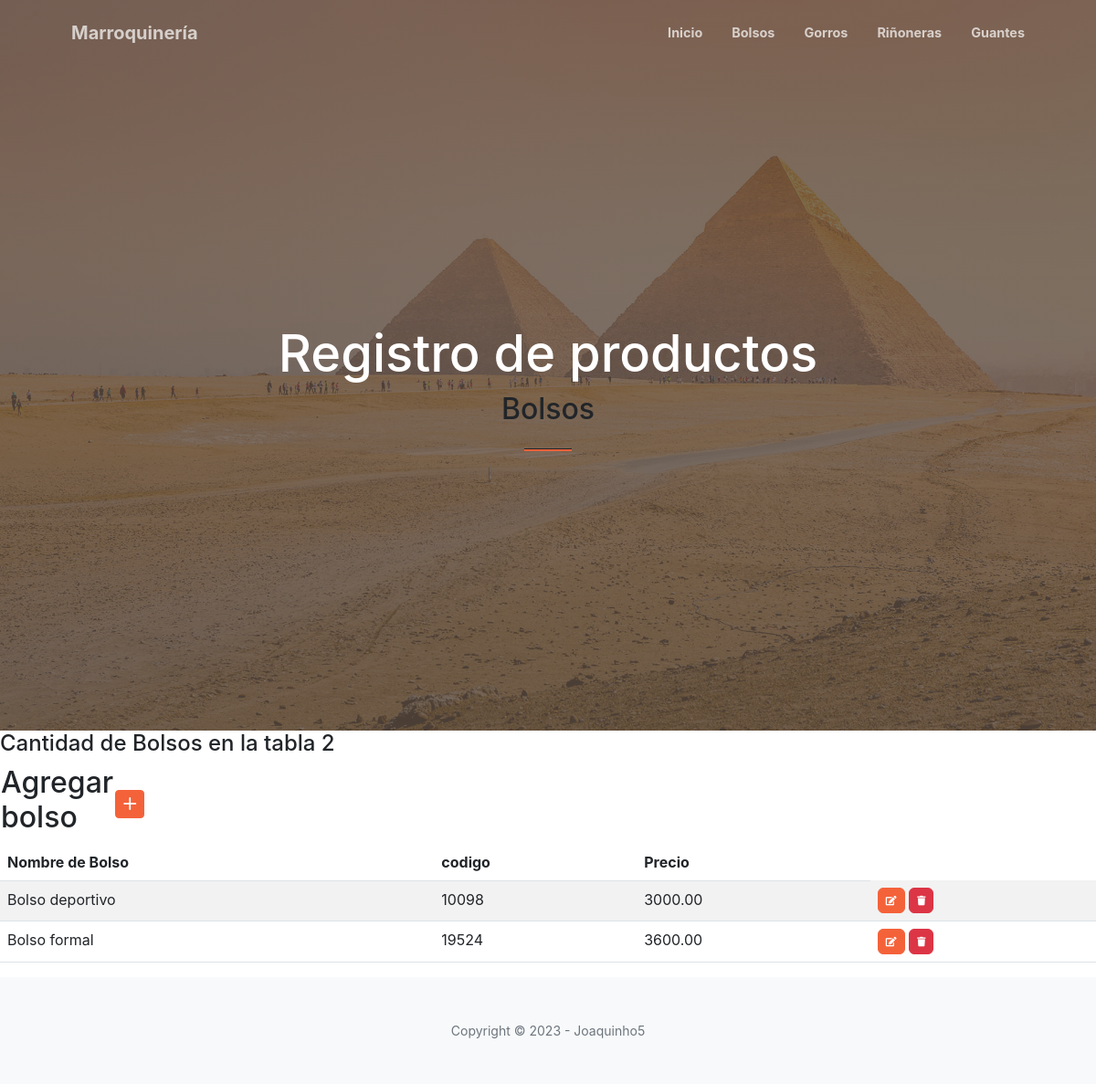
Page /bolsos/ on the committed database.
### aplicacion/models.py (models this page shows, shortened)
class Bolso(models.Model):
    nombre = models.CharField(max_length=200)
    codigo = models.CharField(max_length=200)
    precio = models.DecimalField(max_digits=10, decimal_places=2)

### aplicacion/views.py (the view)
# urls.py: path('bolsos/', bolso, name="bolso"),
def bolso(request):
    contexto = {'Bolsos': Bolso.objects.all()}
    return render(request, "aplicacion/bolso.html", contexto)

### aplicacion/templates/aplicacion/bolso.html
{% extends 'aplicacion/base.html' %}
{% load static %}
{% block titulo %}
    Bolsos
{% endblock titulo %}
{% block contenido %}
<h4>Cantidad de Bolsos en la tabla {{ Bolsos|length }}</h4>
<table>
    <tr>
        <td width="120"><h2>Agregar bolso</h2></td>
        <td>
            <a href="{% url 'createBolso' %}" class="btn btn-primary btn-sm">
                <i class="bi bi-plus-lg" title="New Record"></i>
            </a>
        </td>
    </tr>
</table>
<table class="table table-striped">
    <thead>
        <tr>
            <th>Nombre de Bolso</th>
            <th>codigo</th>
            <th>Precio</th>
        </tr>
    </thead>
    <tbody>
{% for g in Bolsos %}
        <tr>
            <td>{{ g.nombre }}</td>
            <td>{{ g.codigo }}</td>
            <td>{{ g.precio }}</td>
            <td>
                <a href="{% url 'updateBolso' g.id %}" class="btn btn-primary" style="--bs-btn-padding-y: .25rem; --bs-btn-padding-x: .5rem; --bs-btn-font-size: .75rem;">
                    <i class="fas fa-edit fa-sm" title="Edit Record"></i>
                </a>
                <a href="{% url 'deleteBolso' g.id %}" class="btn btn-danger" style="--bs-btn-padding-y: .25rem; --bs-btn-padding-x: .5rem; --bs-btn-font-size: .75rem;">
                    <i class="fas fa-trash fa-sm" title="Delete Record"></i>
                </a>
            </td>
        </tr>
{% endfor %}
    </tbody>
</table>
{% endblock contenido %}

### rows in the picture
Bolso: nombre "Bolso deportivo", codigo "10098", precio "3000.00"
Bolso: nombre "Bolso formal", codigo "19524", precio "3600.00"

### other values in the picture
{{ Bolsos|length }} "2"
